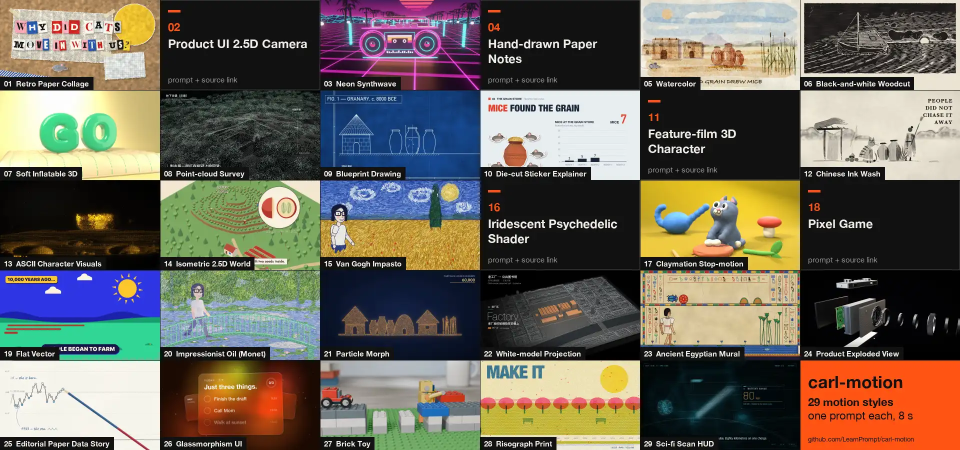
#> input picture assets/style-wall.webp, 1920 x 900 px (shown at 1/2 size)
$ python -i color_order.py   (imports and definitions only)
#> lines starting #> are read from the running program, lines starting #| are printed output that depends on the picture
#!/usr/bin/env python3
"""30 画风色序预排 v2。

用法: cd /private/tmp && python3 color_order.py <交接包根目录> <交付根目录>
模型（依交接包 00_先读我.md）：9:16 成片里上层 A、中层 B 同步 8 秒，所以每次换画风时
上层 A_i→A_{i+1}、中层 B_i→B_{i+1} 同时换色。切换分 = 两层各自的色差分 + 材质交替分 − 同内容相邻罚分。
- 彩色层之间：色相差越接近 180° 越好（(1−cos Δh)/2）。
- 有一侧是黑白／低饱和：改用明暗反差（|ΔL|/0.45，封顶 1）× 0.85。
取色：本轮 13 组用成片 MP4（A 用交接包参考视频，B 用 完成片/），每 0.5 s 取 1 帧；其余 17 组只有交接包静态帧。
"""
import csv, json, math, os, random, sys
import cv2, numpy as np

PKG, OUT = sys.argv[1], sys.argv[2]
# [2 lines not run here, left out]
OURS = ['S06', 'S08', 'S12', 'S22', 'S23', 'S24', 'S25', 'S27', 'S28', 'S29', 'S30', 'S33', 'S34']

# 材质类别：取旧表「切换依据」里 "X → Y" 的 Y 作为该行画风的材质；第 1 行蓝图为「线条」
MAT = {}
# [3 lines not run here, left out]

def frames_from_video(path, step=0.5):
    cap = cv2.VideoCapture(path); fps = cap.get(cv2.CAP_PROP_FPS) or 30; n = int(cap.get(cv2.CAP_PROP_FRAME_COUNT))
    out = []
    for k in range(int(n / fps / step)):
        cap.set(cv2.CAP_PROP_POS_FRAMES, int((k + 0.5) * step * fps)); ok, f = cap.read()
        if ok: out.append(f)
    return out

def crop_active(f):
    """去掉 4:3 片门两侧黑边（S25 等），避免黑边把明度拉低。"""
    g = cv2.cvtColor(f, cv2.COLOR_BGR2GRAY); cols = np.where(g.mean(0) > 8)[0]
    return f[:, cols[0]:cols[-1] + 1] if len(cols) > g.shape[1] * 0.5 else f

def measure(frames):
    hist = np.zeros(36); chroma = []; lum = []; px = []
    for f in frames:
        f = crop_active(f); f = cv2.resize(f, (320, int(320 * f.shape[0] / f.shape[1])))
        hsv = cv2.cvtColor(f, cv2.COLOR_BGR2HSV).reshape(-1, 3).astype(float)
        h, s, v = hsv[:, 0] * 2, hsv[:, 1] / 255, hsv[:, 2] / 255
        m = (s > 0.25) & (v > 0.15); w = s * v
        hist += np.bincount((h[m] // 10).astype(int) % 36, weights=w[m], minlength=36)
        chroma.append(m.mean()); lum.append(cv2.cvtColor(f, cv2.COLOR_BGR2GRAY).mean() / 255)
        px.append(np.c_[f.reshape(-1, 3)[m], h[m]])
    sm = sum(np.roll(hist, k) * wk for k, wk in [(-2, .25), (-1, .6), (0, 1), (1, .6), (2, .25)])
    pk = int(sm.argmax()); cr = float(np.mean(chroma))
    allpx = np.concatenate(px) if px else np.zeros((0, 4))
    near = allpx[np.abs(((allpx[:, 3] - (pk * 10 + 5)) + 180) % 360 - 180) < 25] if len(allpx) else allpx
    if cr < 0.12 or len(near) < 50:                    # 黑白／低饱和
        L = float(np.mean(lum)); g = int(L * 255); return dict(hue=None, chroma=round(cr, 3), lum=round(L, 3), hex='#%02x%02x%02x' % (g, g, g))
    ang = np.deg2rad(near[:, 3]); hue = (math.degrees(math.atan2(np.sin(ang).mean(), np.cos(ang).mean())) + 360) % 360
    b, gg, r = np.median(near[:, :3], 0).astype(int)
    return dict(hue=round(hue, 1), chroma=round(cr, 3), lum=round(float(np.mean(lum)), 3), hex='#%02x%02x%02x' % (r, gg, b))

S = []
# [10 lines not run here, left out]

def layer(a, b):
    if a['hue'] is not None and b['hue'] is not None:
        d = abs((a['hue'] - b['hue'] + 180) % 360 - 180); return (1 - math.cos(math.radians(d))) / 2, f'{d:.0f}°'
    dl = abs(a['lum'] - b['lum']); return 0.85 * min(1, dl / 0.45), f'ΔL {dl:.2f}'

GIRL = {'S22', 'S23', 'S24'}; CARL = {'S22', 'S23', 'S24', 'S25'}
def trans(i, j):
    a, b = S[i], S[j]; sa, _ = layer(a['A'], b['A']); sb, _ = layer(a['B'], b['B'])
    sc = sa + sb + (0.25 if a['mat'] != b['mat'] else -0.4)
    if a['id'] in GIRL and b['id'] in GIRL: sc -= 0.8      # A 都是少女与猫，别相邻
    elif a['id'] in CARL and b['id'] in CARL: sc -= 0.5    # B 都是卡尔，尽量拉开
    return sc

n = len(S); T = [[trans(i, j) for j in range(n)] for i in range(n)]
# [1 line that did not run here, left out]
def total(p): return sum(T[p[k]][p[k + 1]] for k in range(n - 1))
best = None
# [8 lines not run here, left out]
# [1 line that did not run here, left out]
old_order = sorted(range(n), key=lambda i: S[i]['old'])

# [1 line not run here, left out]
rows = []
# [14 lines not run here, left out]

>>> import cv2
>>> picture = cv2.imread('../../assets/style-wall.webp', cv2.IMREAD_GRAYSCALE)
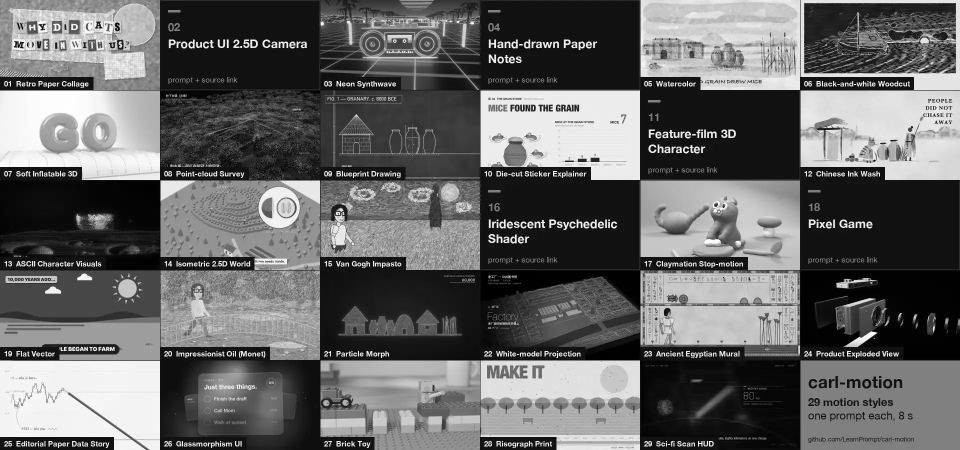
#> picture: shape (900, 1920) (shown at 1/2 size); min 0, max 255, mean 101.8
#> the loop in measure, `for f in frames:` made 1 pass
#> after the loop in measure, `for f in frames:`: chroma = []; hist = 36 values from 0 to 0; lum = []
#> (the run stopped early here; a loop or call above may not have finished)
